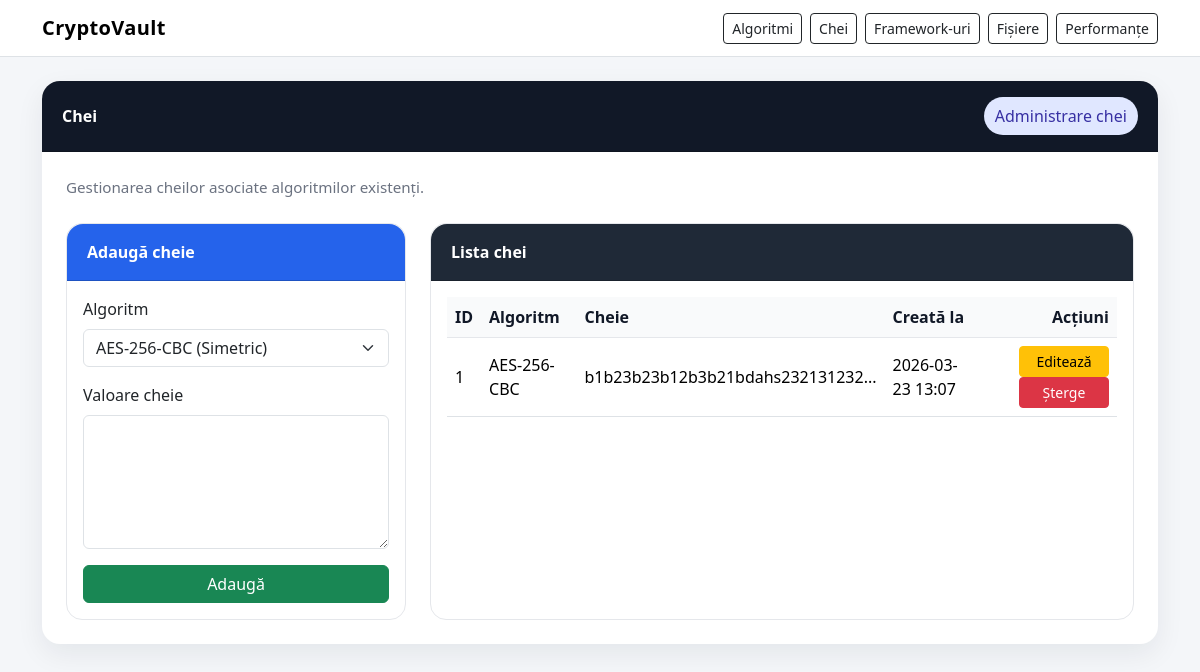
The app's page /keys with its own data.
### models.py (models this page shows)
class Key(Base):
    __tablename__ = "keys"
    id = Column(Integer, primary_key=True, index=True)
    algorithm_id = Column(Integer, ForeignKey("algorithms.id", ondelete="CASCADE"), nullable=False)
    key_value = Column(String(2048), nullable=False)
    created_at = Column(DateTime, default=datetime.datetime.utcnow, nullable=False)
    algorithm = relationship("Algorithm", back_populates="keys")

class Algorithm(Base):
    __tablename__ = "algorithms"
    id = Column(Integer, primary_key=True, index=True)
    name = Column(String(100), nullable=False, unique=True)
    type = Column(String(50), nullable=False)
    keys = relationship("Key", back_populates="algorithm", cascade="all, delete-orphan")
    performances = relationship("Performance", back_populates="algorithm", cascade="all, delete-orphan")

### app_web.py (the view)
@app.route("/keys")
def show_keys():
    db = database.get_session()
    try:
        edit_key_id = request.args.get("edit_key", type=int)
        keys = crud.get_all_keys(db)
        algorithms = crud.get_all_algorithms(db)
        edit_key = crud.get_key_by_id(db, edit_key_id) if edit_key_id else None
        return render_template("keys.html", keys=keys, algorithms=algorithms, edit_key=edit_key)
    finally:
        db.close()

### crud.py (called while the page is built)
def get_all_algorithms(db: Session):
    return db.query(models.Algorithm).order_by(models.Algorithm.id).all()

def get_all_keys(db: Session):
    return db.query(models.Key).order_by(models.Key.id).all()

### database.py (called while the page is built)
@event.listens_for(engine, "connect")
def enable_sqlite_foreign_keys(dbapi_connection, connection_record):
    cursor = dbapi_connection.cursor()
    cursor.execute("PRAGMA foreign_keys=ON")
    cursor.close()

def get_session():
    return SessionLocal()

### templates/keys.html (shortened to what this page needs)
{% extends "base.html" %}
{% block content %}
<div class="card section-card">
    <div class="card-header">
        <div class="d-flex justify-content-between align-items-center flex-wrap gap-2">
            <span>Chei</span>
            <span class="badge-soft">Administrare chei</span>
        </div>
    </div>
    <div class="card-body p-4">
        <p class="section-subtitle mb-4">Gestionarea cheilor asociate algoritmilor existenți.</p>
        <div class="row g-4">
            <div class="col-lg-4">
                <div class="card form-card h-100">
                    <div class="card-header">
                        {{ "Editează cheie" if edit_key else "Adaugă cheie" }}
                    </div>
                    <div class="card-body">
                        {% if algorithms %}
                        <form action="{{ url_for('save_key') }}" method="post">
                            <div class="mb-3">
                                <label class="form-label">Algoritm</label>
                                <select name="algorithm_id" class="form-select" required>
                                    {% for algo in algorithms %}
                                        <option value="{{ algo.id }}" {% if edit_key and edit_key.algorithm_id == algo.id %}selected{% endif %}>
                                            {{ algo.name }} ({{ algo.type }})
                                        </option>
                                    {% endfor %}
                                </select>
                            </div>
                            <div class="mb-3">
                                <label class="form-label">Valoare cheie</label>
                                <textarea name="key_value" class="form-control" rows="5" required>{{ edit_key.key_value if edit_key else '' }}</textarea>
                            </div>
                            <button type="submit" class="btn btn-success w-100">
                                {{ "Actualizează" if edit_key else "Adaugă" }}
                            </button>
                        </form>
                        {% else %}
                            <div class="alert alert-warning mb-0">Adaugă mai întâi cel puțin un algoritm.</div>
                        {% endif %}
                    </div>
                </div>
            </div>
            <div class="col-lg-8">
                <div class="card table-card h-100">
                    <div class="card-header">Lista chei</div>
                    <div class="card-body">
                        <div class="table-responsive">
                            <table class="table table-hover align-middle">
                                <thead>
                                    <tr>
                                        <th>ID</th>
                                        <th>Algoritm</th>
                                        <th>Cheie</th>
                                        <th>Creată la</th>
                                        <th class="text-end">Acțiuni</th>
                                    </tr>
                                </thead>
                                <tbody>
                                {% for key in keys %}
                                    <tr>
                                        <td>{{ key.id }}</td>
                                        <td>{{ key.algorithm.name }}</td>
                                        <td>{{ key.key_value[:40] }}...</td>
                                        <td>{{ key.created_at.strftime('%Y-%m-%d %H:%M') }}</td>
                                        <td class="text-end">
                                            <a href="{{ url_for('show_keys', edit_key=key.id) }}" class="btn btn-warning btn-sm btn-action">Editează</a>
                                            <a href="{{ url_for('delete_key', key_id=key.id) }}" class="btn btn-danger btn-sm btn-action"
                                               onclick="return confirm('Sigur vrei să ștergi această cheie?')">Șterge</a>
                                        </td>
                                    </tr>
                                {% else %}
                                    <tr>
                                        <td colspan="5" class="text-center text-muted py-4">Nu există chei în baza de date.</td>
                                    </tr>
                                {% endfor %}
                                </tbody>
                            </table>
                        </div>
                    </div>
                </div>
            </div>
        </div>
    </div>
</div>
{% endblock %}

### static/css/style.css (style rules this page uses)
body { background-color: #f4f6f9; color: #1f2937; }
.section-card { border: none; border-radius: 18px; box-shadow: 0 10px 28px rgba(15, 23, 42, 0.07); margin-bottom: 2rem; }
.section-card .card-header { background-color: #111827; color: white; border-top-left-radius: 18px; border-top-right-radius: 18px; padding: 1rem 1.25rem; font-weight: 600; }
.form-card { border: 1px solid #e5e7eb; border-radius: 16px; }
.form-card .card-header { background-color: #2563eb; color: white; border-top-left-radius: 16px; border-top-right-radius: 16px; font-weight: 600; }
.table-card { border: 1px solid #e5e7eb; border-radius: 16px; }
.table-card .card-header { background-color: #1f2937; color: white; border-top-left-radius: 16px; border-top-right-radius: 16px; font-weight: 600; }
.table thead th { background-color: #f9fafb; color: #111827; font-weight: 600; border-bottom: 1px solid #e5e7eb; }
.table td, .table th { vertical-align: middle; }
.btn-action { min-width: 90px; }
.section-subtitle { color: #6b7280; font-size: 0.95rem; margin-bottom: 0; }
.badge-soft { background-color: #e0e7ff; color: #3730a3; font-weight: 500; padding: 0.45rem 0.7rem; border-radius: 999px; }

### records on screen
Key: id "1", algorithm.name "AES-256-CBC", key_value "b1b23b23b12b3b21bdahs232131232", created_at "2026-03-23 13:07"

### other values on screen
{{ "Editează cheie" if edit_key else "Adaugă cheie" }} "Adaugă cheie"
{{ "Actualizează" if edit_key else "Adaugă" }} "Adaugă"
form field algorithm_id "AES-256-CBC (Simetric)"
